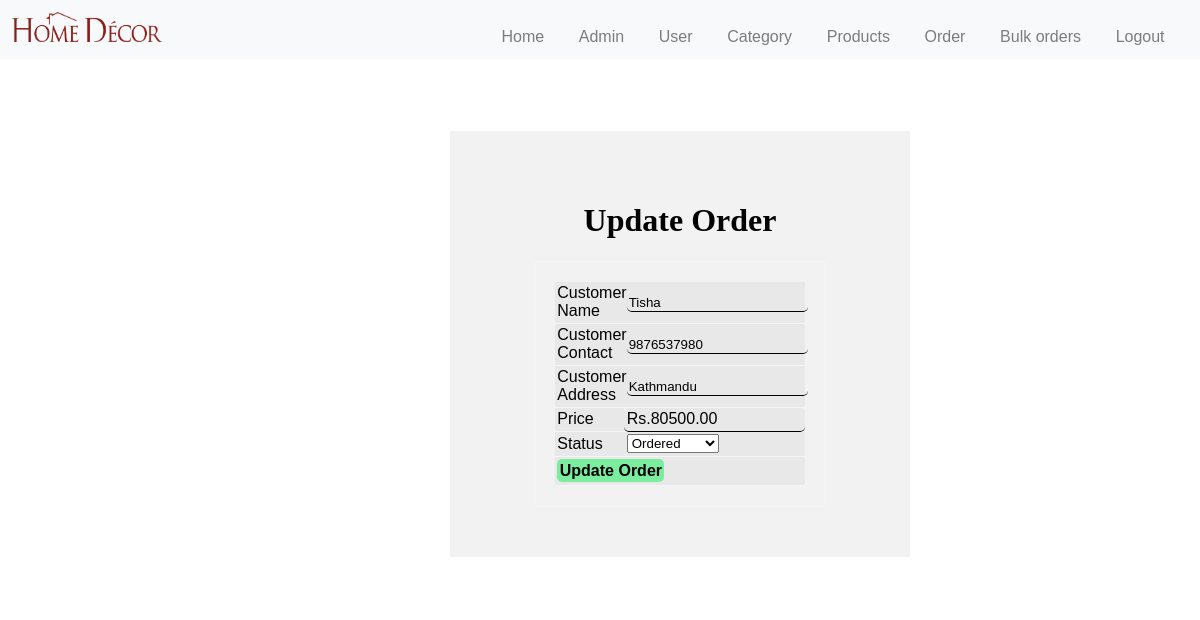
Screenshot of /admin/bulk_update.php?id=4 (signed in) with the database file from the repository.
### tables this page shows
CREATE TABLE `cart_orders` (
  `id` int(11) NOT NULL,
  `user_id` int(100) DEFAULT NULL,
  `name` varchar(100) DEFAULT NULL,
  `number` varchar(12) DEFAULT NULL,
  `email` varchar(150) DEFAULT NULL,
  `address` varchar(255) DEFAULT NULL,
  `total_products` varchar(1000) DEFAULT NULL,
  `total_price` decimal(10,2) DEFAULT NULL,
  `order_date` datetime DEFAULT NULL,
  `status` varchar(50) DEFAULT NULL
);

### admin/bulk_update.php (the view, shortened to what this page needs)
<?php
  include('partials/header.php');
?>
<div class="main-content">
  <div class="wrapper">
    <br><br>
    <?php
      if(isset($_GET['id'])){
        $id=$_GET['id'];
        $sql="SELECT * FROM cart_orders WHERE id=$id";
        $res=mysqli_query($conn,$sql);
        $count=mysqli_num_rows($res);
        if($count==1){
          $row=mysqli_fetch_assoc($res);
          $customer_name=$row['name'];
          $customer_contact=$row['number'];
          $customer_address=$row['address'];
          $price=$row['total_price'];
          $status=$row['status'];
        }else{
          header('location:'.$home.'admin/bulk_order.php');
        }
      }else{
        header('location:'.$home.'admin/bulk_order.php');
      }
    ?>
    <form action="" method="POST" class="add">
      <h1 class="h1"><b> Update Order </b></h1>
      <table class="tbl-30">
        <tr>
          <td>Customer Name</td>
          <td>
            <input class="box" type="text" name="customer_name" value="<?php echo $customer_name;?>">
          </td>
        </tr>
        <tr>
          <td>Customer Contact</td>
          <td>
            <input class="box" type="text" name="customer_contact" value="<?php echo $customer_contact;?>">
          </td>
        </tr>
        <tr>
          <td>Customer Address</td>
          <td>
            <input class="box" type="text" name="customer_address" value="<?php echo $customer_address;?>">
          </td>
        </tr>
        <tr>
          <td>Price</td>
          <td class="box">Rs.<?php echo $price;?></td>
        </tr>
        <tr>
          <td>Status</td>
          <td>
            <select name="status">
              <option <?php if($status=="Ordered"){echo "selected";} ?> value="Ordered">Ordered</option>
            </select>
          </td>
        </tr>
        <tr>
          <td colspan="2">
            <input type="submit" name="submit" value="Update Order" class="btn-secondary">
          </td>
        </tr>
      </table>
    </form>
  </div>
</div>

### css/admin9.css (style rules this page uses)
body { margin: 0; padding: 0; font-family: Arial, Helvetica, sans-serif; }
.main-content { width: 100%; padding: 50px; margin-top: 0px; }
table { border: 1px solid #f5f5f5; padding: 20px; border-radius: 1%; border-spacing: 0; margin: auto; }
.tbl-30 { width: 30%; }
table tr td { padding: 1%; text-align: left; border-bottom: 1px solid #f5f5f5; }
tr { background-color: #e9e8e8; }
.btn-secondary { background-color: #7bed9f; padding: 1%; color: black; text-decoration: none; font-weight: bold; border: none; font-size: 1rem; border-radius: 5px; }
.box { border-radius: 5px; }
.main-content { background-color: #fff; padding: 3% 0; }
.tbl-30 .box { border: 0; outline: 0; background: transparent; border-bottom: 1px solid black; }
.wrapper .add { background-color: #f2f2f2; width: 30%; padding: 50px; margin-left: 450px; }
.add .h1 { text-align: center; font-family: Gabriola; }

### rows the page displays
cart_orders: customer_name "Tisha", customer_contact "9876537980", customer_address "Kathmandu", total_price "80500.00", status "Ordered"
